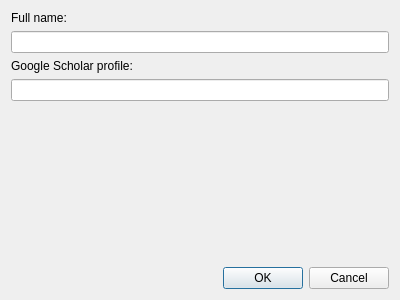
<?xml version="1.0" encoding="UTF-8"?>
<ui version="4.0">
 <class>DialogSettings</class>
 <widget class="QDialog" name="DialogSettings">
  <property name="geometry">
   <rect>
    <x>0</x>
    <y>0</y>
    <width>400</width>
    <height>300</height>
   </rect>
  </property>
  <property name="windowTitle">
   <string>User settings</string>
  </property>
  <layout class="QVBoxLayout" name="verticalLayout">
   <item>
    <widget class="QLabel" name="label">
     <property name="text">
      <string>Full name:</string>
     </property>
    </widget>
   </item>
   <item>
    <widget class="QLineEdit" name="tbName"/>
   </item>
   <item>
    <widget class="QLabel" name="label_2">
     <property name="text">
      <string>Google Scholar profile:</string>
     </property>
    </widget>
   </item>
   <item>
    <widget class="QLineEdit" name="tbScholar"/>
   </item>
   <item>
    <spacer name="verticalSpacer">
     <property name="orientation">
      <enum>Qt::Vertical</enum>
     </property>
     <property name="sizeHint" stdset="0">
      <size>
       <width>20</width>
       <height>40</height>
      </size>
     </property>
    </spacer>
   </item>
   <item>
    <widget class="QDialogButtonBox" name="buttonBox">
     <property name="orientation">
      <enum>Qt::Horizontal</enum>
     </property>
     <property name="standardButtons">
      <set>QDialogButtonBox::Cancel|QDialogButtonBox::Ok</set>
     </property>
    </widget>
   </item>
  </layout>
 </widget>
 <resources/>
 <connections>
  <connection>
   <sender>buttonBox</sender>
   <signal>accepted()</signal>
   <receiver>DialogSettings</receiver>
   <slot>accept()</slot>
   <hints>
    <hint type="sourcelabel">
     <x>248</x>
     <y>254</y>
    </hint>
    <hint type="destinationlabel">
     <x>157</x>
     <y>274</y>
    </hint>
   </hints>
  </connection>
  <connection>
   <sender>buttonBox</sender>
   <signal>rejected()</signal>
   <receiver>DialogSettings</receiver>
   <slot>reject()</slot>
   <hints>
    <hint type="sourcelabel">
     <x>316</x>
     <y>260</y>
    </hint>
    <hint type="destinationlabel">
     <x>286</x>
     <y>274</y>
    </hint>
   </hints>
  </connection>
 </connections>
</ui>
